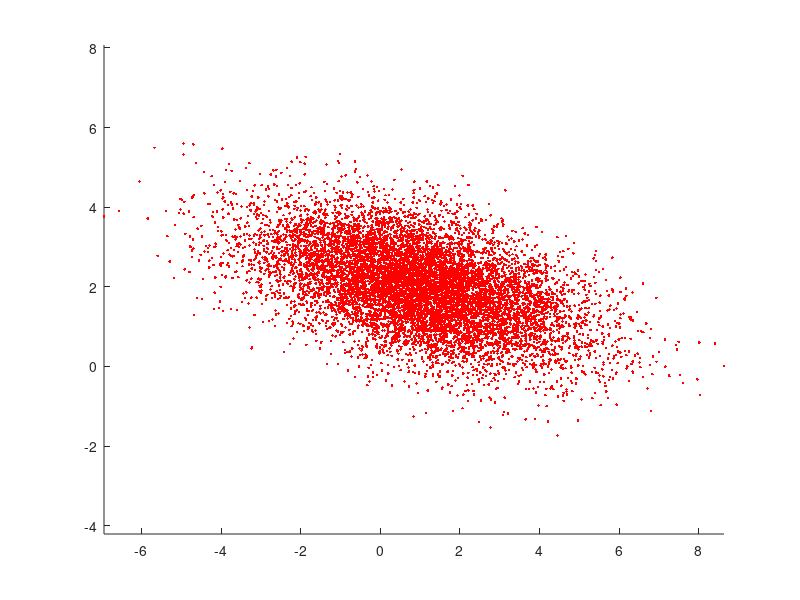

MATLAB code for this plot:
% Example of error ellipse and Gaussian noise generation
addpath('./lib')


% Define distribution
mu = [1; 2];
S = [4 -1; -1 1];

% Find eigenstuff
[SE, Se] = eig(S);

% Generate samples
samples = SE * sqrt(Se) * randn(2, 10000);

% Create ellipse plots
figure(1);
clf;
hold on;
%error_ellipse(S,mu,0.5)
%error_ellipse(S,mu,0.99)
plot(mu(1) + samples(1,:),mu(2) + samples(2,:), 'r.')
axis equal
